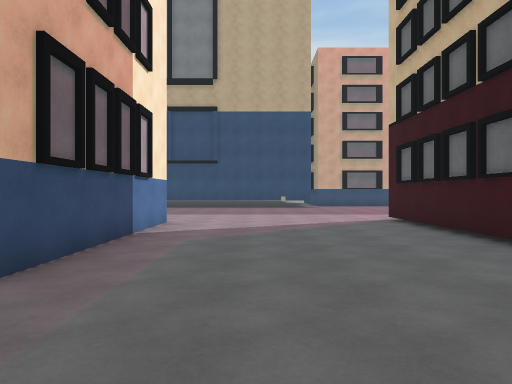
[1] (above)

24 first-person views from a walk through a Unity game level. The camera is 1.4 m above the floor, looks level and sees 70° across. The floor is counted in squares, 2 m on a side. Each view is taken from the middle of a square. On the plan, view 1 faces up. The plan holds only what a view shows up to about 11 squares ahead; the rest is blank. The place goes on beyond the plan. The player character is not drawn. Some surface patterns are stand-ins.

[2]
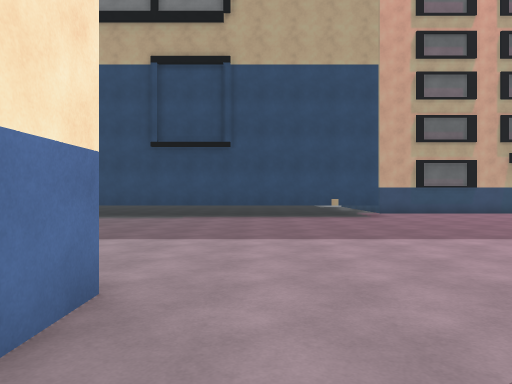

[3]
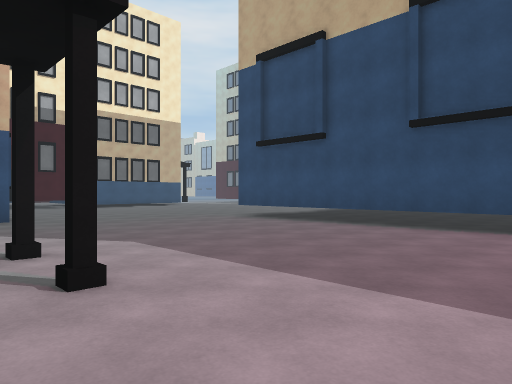

[4]
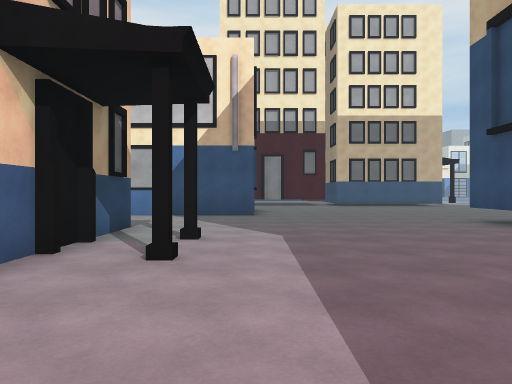

[5]
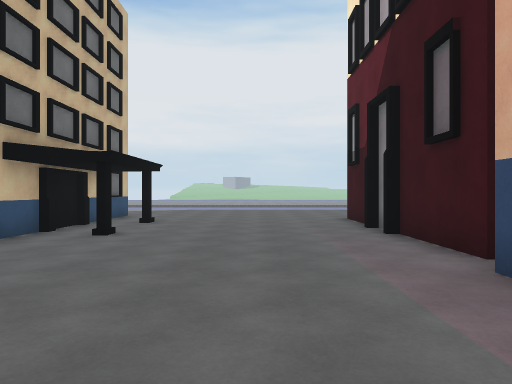

[6]
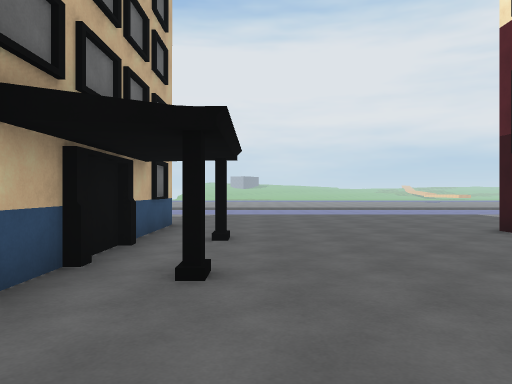

[7]
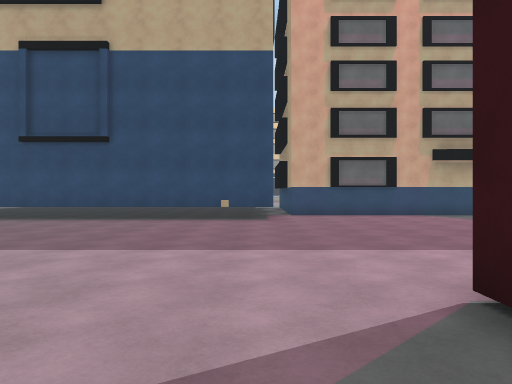

[8]
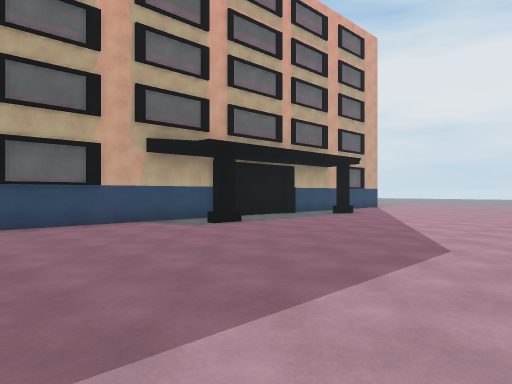

[9]
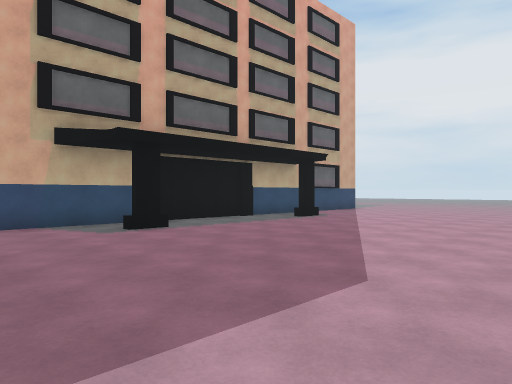

[10]
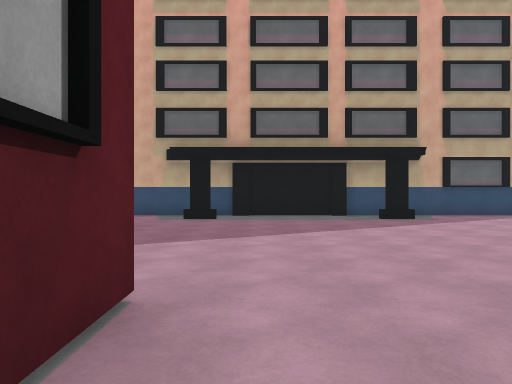

[11]
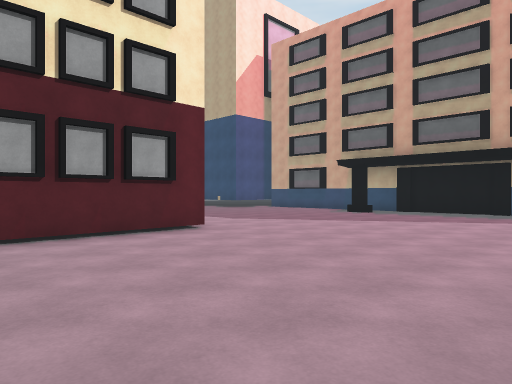

[12]
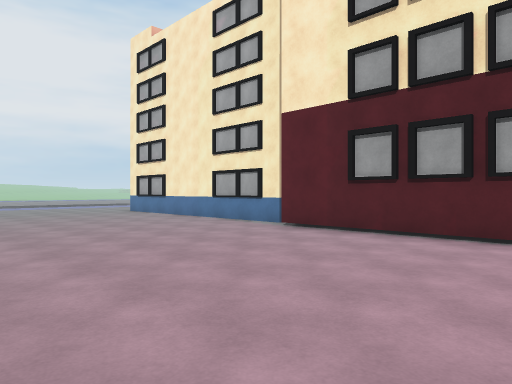

[13]
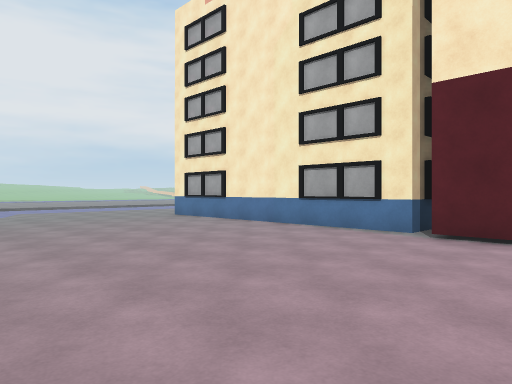

[14]
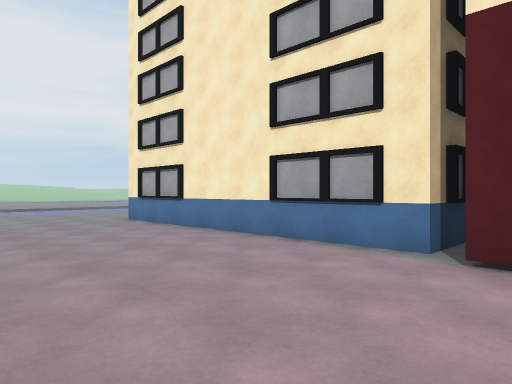

[15]
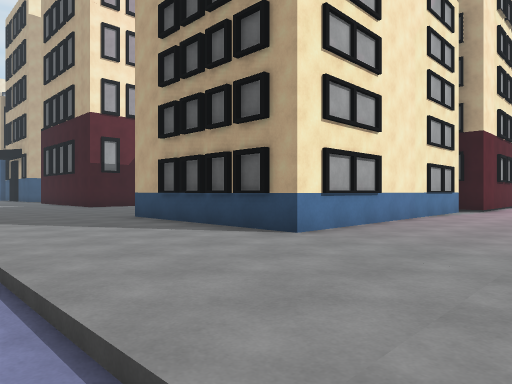

[16]
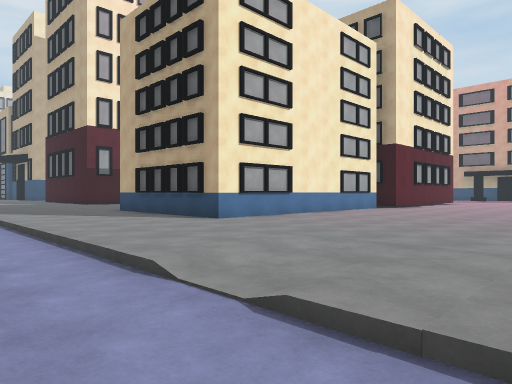

[17]
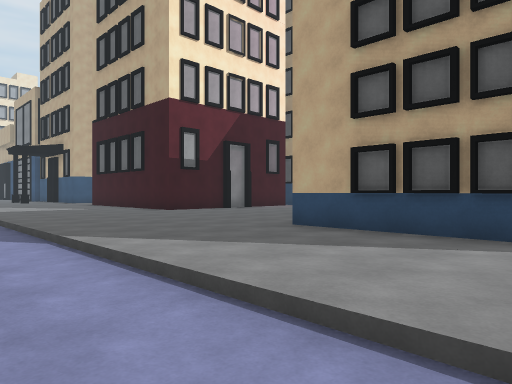

[18]
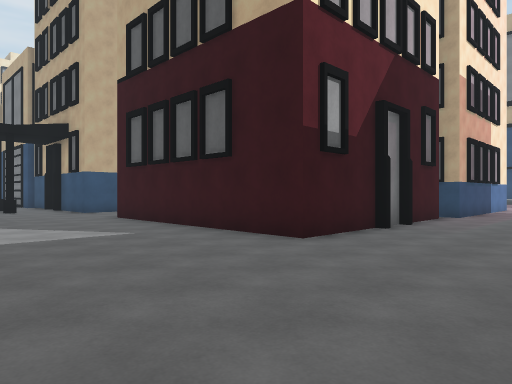

[19]
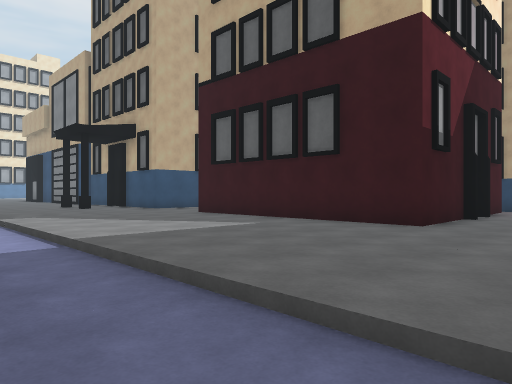

[20]
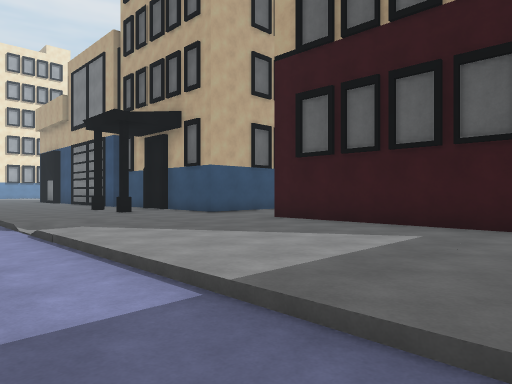

[21]
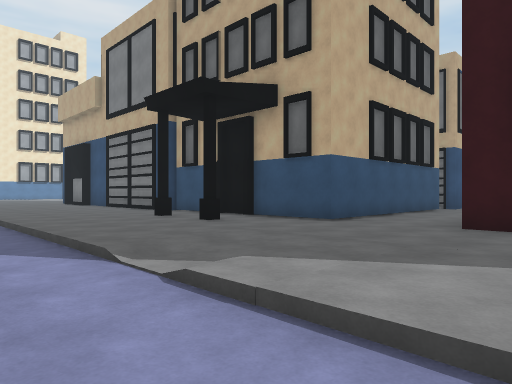

[22]
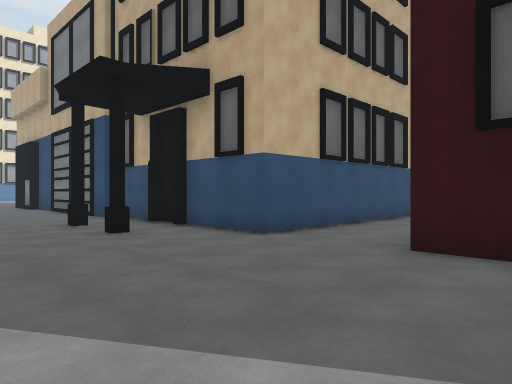

[23]
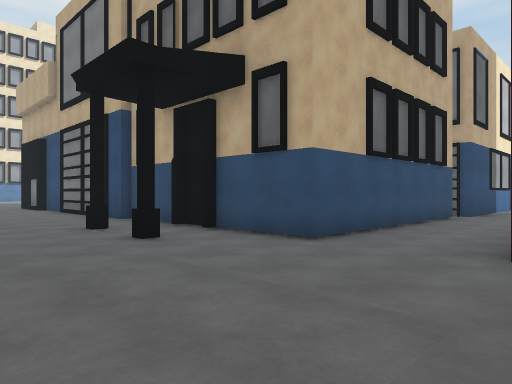

[24]
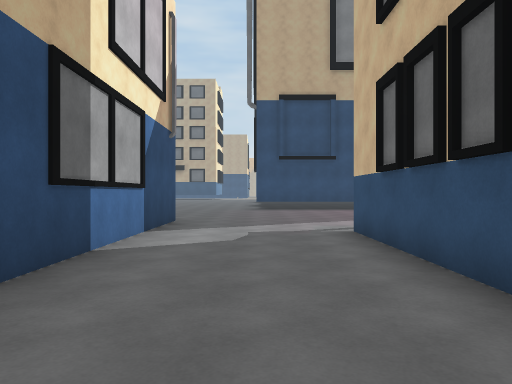

### Floor plan
Key: @ floor where view 1 was taken; # wall or solid block; . main floor; - floor 0.25 m lower than the main floor; B building.
Columns run from 18 left of view 1 to 15 right of it. Each row starts with its distance up from view 1.
 18        ..            #############
 17        ..BBBBBBBBBBBB.............
 16        ...........................
 15        ...........................
 14       ............................
 13       ............................
 12       ............................
 11        #.........................
 10        #......B..................
  9        #..............     B.....
  8        #...######.....     #......
  7        #...#    #.....     #......
  6        #...#    #.....     #......
  5        #...#    #.....     #......
  4        #...     #.....     #......
  3       B....B   ##....     ##......
  2        ...     #......   ##.......
  1        ..       ......     ......
  0        ...      B.@...#    ......
 -1        ...      B.....#    ......
 -2        ...      ......#    ......
 -3  ######...######......#    ......
 -4 B.....................#    ......
 -5 ...B.B................##B##......
 -6 .................................
 -7 .......  .....................  ..
 -8 ........-......................-..
 -9    -------------------------------
-10         -----------    ----   ----

Where each view was taken, in squares from view 1:
view 1: 0 up, 0 right, facing up
view 2: 6 up, 1 left, facing up
view 3: 9 up, 1 left, facing up-left
view 4: 11 up, 0 right, facing left
view 5: 6 up, 0 right, facing down
view 6: 3 up, 2 right, facing down
view 7: 7 up, 2 right, facing up
view 8: 10 up, 3 right, facing up-right
view 9: 10 up, 5 right, facing up-right
view 10: 7 up, 10 right, facing up
view 11: 5 up, 15 right, facing up-left
view 12: 8 up, 15 right, facing down-left
view 13: 5 up, 15 right, facing down-left
view 14: 4 up, 13 right, facing down-left
view 15: 9 down, 12 right, facing up-left
view 16: 10 down, 15 right, facing up-left
view 17: 10 down, 8 right, facing up-left
view 18: 8 down, 1 right, facing up-left
view 19: 10 down, 0 right, facing up-left
view 20: 10 down, 3 left, facing up-left
view 21: 10 down, 7 left, facing up-left
view 22: 8 down, 7 left, facing up-left
view 23: 8 down, 8 left, facing up-left
view 24: 2 up, 9 left, facing up
